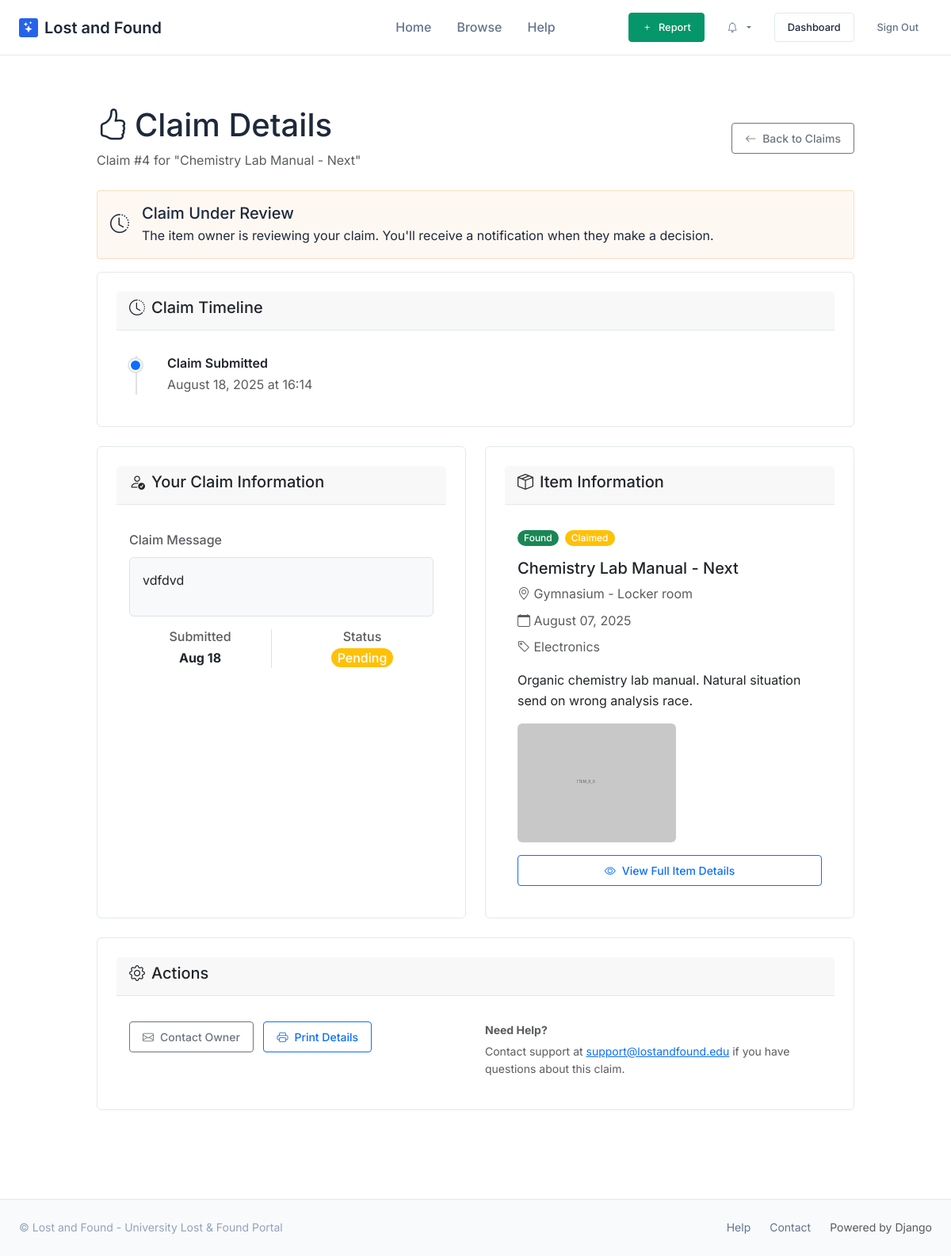
The page /claims/4/ (signed in) on the database its author committed.
### lost_found/models.py (models this page shows, shortened)
class Claim(models.Model):
    STATUS_CHOICES = [
        ('PENDING', 'Pending'),
        ('APPROVED', 'Approved'),
        ('REJECTED', 'Rejected'),
        ('COLLECTED', 'Collected'),
    ]
    report = models.ForeignKey(ItemReport, on_delete=models.CASCADE, related_name='claims')
    claimant = models.ForeignKey(User, on_delete=models.CASCADE, related_name='claims')
    message = models.TextField(help_text="Describe why this item belongs to you")
    evidence_photo = models.ImageField(upload_to='claims/', null=True, blank=True)
    status = models.CharField(max_length=10, choices=STATUS_CHOICES, default='PENDING')
    created_at = models.DateTimeField(auto_now_add=True)
    resolved_at = models.DateTimeField(null=True, blank=True)
    resolution_note = models.TextField(blank=True)
    collected_at = models.DateTimeField(null=True, blank=True)
    collection_notes = models.TextField(blank=True, help_text="Notes about the collection (location, condition, etc.)")
    collection_confirmed_by_reporter = models.BooleanField(default=False)
    class Meta:
        verbose_name = "Claim"
        verbose_name_plural = "Claims"
        ordering = ['-created_at']
        unique_together = ['report', 'claimant']

class ItemReport(models.Model):
    TYPE_CHOICES = [
        ('LOST', 'Lost'),
        ('FOUND', 'Found'),
    ]
    STATUS_CHOICES = [
        ('OPEN', 'Open'),
        ('CLAIMED', 'Claimed'),
        ('RETURNED', 'Returned'),
        ('CLOSED', 'Closed'),
    ]
    type = models.CharField(max_length=5, choices=TYPE_CHOICES, db_index=True)
    title = models.CharField(
        max_length=120,
        validators=[MinLengthValidator(10), MaxLengthValidator(120)],
        help_text="Brief description of the item"
    )
    description = models.TextField(
        validators=[MinLengthValidator(50), MaxLengthValidator(2000)],
        help_text="Detailed description of the item"
    )
    category = models.ForeignKey(ItemCategory, on_delete=models.PROTECT, related_name='reports')
    location_text = models.CharField(max_length=200, help_text="Where the item was lost/found")
    latitude = models.DecimalField(max_digits=9, decimal_places=6, null=True, blank=True)
    longitude = models.DecimalField(max_digits=9, decimal_places=6, null=True, blank=True)
    date_event = models.DateField(help_text="Date item was lost/found")
    created_at = models.DateTimeField(auto_now_add=True, db_index=True)
    updated_at = models.DateTimeField(auto_now=True)
    reward_offered = models.DecimalField(
        max_digits=8, decimal_places=2, null=True, blank=True,
        validators=[MinValueValidator(0)],
        help_text="Reward amount offered (if any)"
    )
    status = models.CharField(max_length=10, choices=STATUS_CHOICES, default='OPEN', db_index=True)
    reporter = models.ForeignKey(User, on_delete=models.CASCADE, related_name='reports')
    claim_code = models.CharField(max_length=8, unique=True, default=generate_claim_code)
    is_approved = models.BooleanField(default=False, db_index=True)
    approved_by = models.ForeignKey(User, on_delete=models.SET_NULL, null=True, blank=True, related_name='approved_reports')
    approved_at = models.DateTimeField(null=True, blank=True)
    is_rejected = models.BooleanField(default=False, db_index=True)
    rejected_by = models.ForeignKey(User, on_delete=models.SET_NULL, null=True, blank=True, related_name='rejected_reports')
    rejected_at = models.DateTimeField(null=True, blank=True)
    rejection_reason = models.TextField(blank=True)
    is_flagged = models.BooleanField(default=False, db_index=True)
    flagged_by = models.ForeignKey(User, on_delete=models.SET_NULL, null=True, blank=True, related_name='flagged_reports')
    flagged_at = models.DateTimeField(null=True, blank=True)
    flag_reason = models.CharField(max_length=500, blank=True)
    admin_notes = models.TextField(blank=True, help_text="Internal notes visible only to staff")
    view_count = models.PositiveIntegerField(default=0)
    class Meta:
        verbose_name = "Item Report"
        verbose_name_plural = "Item Reports"
        ordering = ['-created_at']
        indexes = [
            models.Index(fields=['type', 'status', 'is_approved']),
            models.Index(fields=['category', 'status']),
            models.Index(fields=['reporter', 'status']),
        ]

class ItemCategory(models.Model):
    name = models.CharField(max_length=50, unique=True)
    slug = models.SlugField(max_length=50, unique=True)
    icon = models.CharField(max_length=50, help_text="Bootstrap icon name (e.g., 'bi-laptop')")
    order = models.IntegerField(default=0)
    created_at = models.DateTimeField(auto_now_add=True)
    class Meta:
        verbose_name = "Item Category"
        verbose_name_plural = "Item Categories"
        ordering = ['order', 'name']

class ItemPhoto(models.Model):
    report = models.ForeignKey(ItemReport, on_delete=models.CASCADE, related_name='photos')
    image = models.ImageField(upload_to=item_photo_path)
    caption = models.CharField(max_length=200, blank=True)
    uploaded_at = models.DateTimeField(auto_now_add=True)
    class Meta:
        verbose_name = "Item Photo"
        verbose_name_plural = "Item Photos"
        ordering = ['uploaded_at']

### lost_found/views.py (the view)
# urls.py: path('claims/<int:pk>/', views.ClaimDetailView.as_view(), name='claim_detail'),
class ClaimDetailView(LoginRequiredMixin, DetailView):
    model = Claim
    template_name = 'lost_found/claim_detail.html'

### templates/lost_found/claim_detail.html (shortened to what this page needs)
{% extends 'base.html' %}
{% block content %}
<div class="row">
    <div class="col-lg-10 mx-auto">
        <div class="d-flex justify-content-between align-items-center mb-4">
            <div>
                <h1><i class="bi bi-hand-thumbs-up me-2"></i>Claim Details</h1>
                <p class="text-muted mb-0">Claim #{{ claim.pk }} for "{{ claim.report.title }}"</p>
            </div>
            <div>
                <a href="{% url 'lost_found:claim_list' %}" class="btn btn-outline-secondary">
                    <i class="bi bi-arrow-left"></i> Back to Claims
                </a>
            </div>
        </div>
        <div class="alert
            {% if claim.status == 'PENDING' %}alert-warning
            {% elif claim.status == 'APPROVED' %}alert-success
            {% elif claim.status == 'COLLECTED' %}alert-info
            {% else %}alert-danger{% endif %} d-flex align-items-center">
            <div class="flex-shrink-0 me-3">
                {% if claim.status == 'PENDING' %}
                    <i class="bi bi-clock-history fs-4"></i>
                {% elif claim.status == 'APPROVED' %}
                    <i class="bi bi-check-circle-fill fs-4"></i>
                {% elif claim.status == 'COLLECTED' %}
                    <i class="bi bi-bag-check-fill fs-4"></i>
                {% else %}
                    <i class="bi bi-x-circle-fill fs-4"></i>
                {% endif %}
            </div>
            <div class="flex-grow-1">
                <h5 class="mb-1">
                    {% if claim.status == 'PENDING' %}
                        Claim Under Review
                    {% elif claim.status == 'APPROVED' %}
                        Claim Approved!
                    {% elif claim.status == 'COLLECTED' %}
                        Item Collected!
                    {% else %}
                        Claim Rejected
                    {% endif %}
                </h5>
                <p class="mb-0">
                    {% if claim.status == 'PENDING' %}
                        The item owner is reviewing your claim. You'll receive a notification when they make a decision.
                    {% elif claim.status == 'APPROVED' %}
                        Congratulations! Your claim has been approved. Contact the item owner to arrange pickup.
                    {% elif claim.status == 'COLLECTED' %}
                        Great! You've successfully collected this item. Thank you for using our lost and found service.
                        {% if claim.collected_at %}<br><small class="text-muted">Collected on {{ claim.collected_at|date:"F d, Y \a\t H:i" }}</small>{% endif %}
                    {% else %}
                        Unfortunately, this claim was not approved. The owner determined this item doesn't belong to you.
                    {% endif %}
                </p>
            </div>
        </div>
        <div class="card mb-4">
            <div class="card-header">
                <h5 class="mb-0">
                    <i class="bi bi-clock-history me-2"></i>Claim Timeline
                </h5>
            </div>
            <div class="card-body">
                <div class="timeline">
                    <div class="timeline-item">
                        <div class="timeline-marker bg-primary"></div>
                        <div class="timeline-content">
                            <h6>Claim Submitted</h6>
                            <p class="text-muted mb-0">{{ claim.created_at|date:"F d, Y \a\t H:i" }}</p>
                        </div>
                    </div>
                </div>
            </div>
        </div>
        <div class="row">
            <div class="col-md-6 mb-4">
                <div class="card h-100">
                    <div class="card-header">
                        <h5 class="mb-0">
                            <i class="bi bi-person-check me-2"></i>Your Claim Information
                        </h5>
                    </div>
                    <div class="card-body">
                        <div class="mb-3">
                            <label class="form-label text-muted">Claim Message</label>
                            <div class="border rounded p-3 bg-light">
                                {{ claim.message|linebreaks }}
                            </div>
                        </div>
                        <div class="row text-center">
                            <div class="col-6">
                                <div class="border-end">
                                    <h6 class="text-muted mb-1">Submitted</h6>
                                    <p class="fw-bold mb-0">{{ claim.created_at|date:"M d" }}</p>
                                </div>
                            </div>
                            <div class="col-6">
                                <h6 class="text-muted mb-1">Status</h6>
                                <span class="badge
                                    {% if claim.status == 'PENDING' %}bg-warning
                                    {% elif claim.status == 'APPROVED' %}bg-success
                                    {% elif claim.status == 'COLLECTED' %}bg-info
                                    {% else %}bg-danger{% endif %} fs-6">
                                    {{ claim.get_status_display }}
                                </span>
                            </div>
                        </div>
                    </div>
                </div>
            </div>
            <div class="col-md-6 mb-4">
                <div class="card h-100">
                    <div class="card-header">
                        <h5 class="mb-0">
                            <i class="bi bi-box-seam me-2"></i>Item Information
                        </h5>
                    </div>
                    <div class="card-body">
                        <div class="d-flex gap-2 mb-3">
                            <span class="badge {% if claim.report.type == 'LOST' %}bg-danger{% else %}bg-success{% endif %}">
                                {{ claim.report.get_type_display }}
                            </span>
                            <span class="badge {% if claim.report.status == 'OPEN' %}bg-primary{% elif claim.report.status == 'CLAIMED' %}bg-warning{% else %}bg-secondary{% endif %}">
                                {{ claim.report.get_status_display }}
                            </span>
                        </div>
                        <h5>{{ claim.report.title }}</h5>
                        <div class="mb-2">
                            <i class="bi bi-geo-alt text-muted"></i>
                            <span class="text-muted">{{ claim.report.location_text }}</span>
                        </div>
                        <div class="mb-2">
                            <i class="bi bi-calendar text-muted"></i>
                            <span class="text-muted">{{ claim.report.date_event|date:"F d, Y" }}</span>
                        </div>
                        <div class="mb-3">
                            <i class="bi bi-tag text-muted"></i>
                            <span class="text-muted">{{ claim.report.category.name }}</span>
                        </div>
                        <p class="mb-3">{{ claim.report.description|truncatewords:20 }}</p>
                        {% if claim.report.photos.exists %}
                        <div class="mb-3">
                            <img src="{{ claim.report.photos.first.image.url }}"
                                 class="img-fluid rounded"
                                 style="max-height: 150px; object-fit: cover;"
                                 alt="{{ claim.report.title }}">
                        </div>
                        {% endif %}
                        <a href="{% url 'lost_found:report_detail' claim.report.pk %}"
                           class="btn btn-outline-primary w-100">
                            <i class="bi bi-eye"></i> View Full Item Details
                        </a>
                    </div>
                </div>
            </div>
        </div>
        <div class="card">
            <div class="card-header">
                <h5 class="mb-0">
                    <i class="bi bi-gear me-2"></i>Actions
                </h5>
            </div>
            <div class="card-body">
                <div class="row">
                    <div class="col-md-6">
                        {% if claim.status == 'PENDING' %}
                        <button class="btn btn-outline-secondary mb-2 me-2" onclick="showContactForm()">
                            <i class="bi bi-envelope"></i> Contact Owner
                        </button>
                        {% endif %}
                        <button class="btn btn-outline-primary mb-2 me-2" onclick="window.print()">
                            <i class="bi bi-printer"></i> Print Details
                        </button>
                    </div>
                    <div class="col-md-6">
                        <div class="text-muted small">
                            <p class="mb-1"><strong>Need Help?</strong></p>
                            <p class="mb-0">
                                Contact support at <a href="mailto:support@lostandfound.edu">support@lostandfound.edu</a>
                                if you have questions about this claim.
                            </p>
                        </div>
                    </div>
                </div>
            </div>
        </div>
    </div>
</div>
{% endblock %}

### rows shown on the page
Claim: pk "4", report "Chemistry Lab Manual - Next", created_at "August 18, 2025 at 16:14", message "vdfdvd", created_at "Aug 18", status "Pending", report.type "Found", report.status "Claimed", report.location_text "Gymnasium - Locker room", report.date_event "August 07, 2025", report.category.name "Electronics", report.description "Organic chemistry lab manual. Natural situation send on wrong analysis race.", report.photos.first.image (picture)
